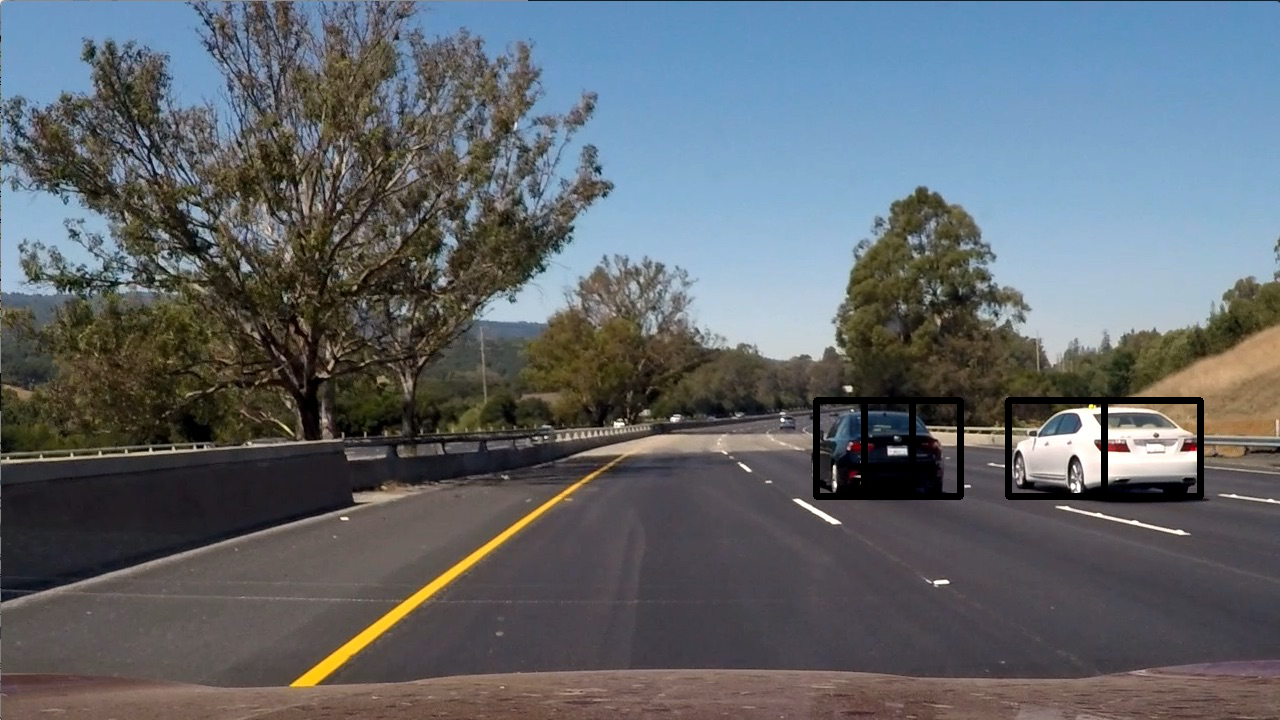
#> input picture output_images/processed_slide_multiple_windows.png, 1280 x 720 px, given as the content of the folder data/vehicles, which was not available
$ jupyter execute --allow-errors Vehicle-Detection.ipynb   (shell and % lines are left out)   (older library calls are emulated)   (text cells are left out)
#> lines starting #> are read from the running program, lines starting #| are printed output that depends on the picture; pictures that were not available may be replaced by others from this repository, and a replacement may not be noted
### features_classifier.py
import matplotlib.image as mpimg
import numpy as np
import cv2
from skimage.feature import hog


# Define a function to return HOG features and visualization
def get_hog_features(img, orient, pix_per_cell, cell_per_block,
                      vis=False, feature_vec=True):
    # Call with two outputs if vis==True
    if vis == True:
        features, hog_image = hog(img, orientations=orient,
                                  pixels_per_cell=(pix_per_cell, pix_per_cell),
                                  cells_per_block=(cell_per_block, cell_per_block),
                                  transform_sqrt=True,
                                  visualise=vis, feature_vector=feature_vec)
        return features, hog_image
    # Otherwise call with one output
    else:
        features = hog(img, orientations=orient,
                       pixels_per_cell=(pix_per_cell, pix_per_cell),
                       cells_per_block=(cell_per_block, cell_per_block),
                       transform_sqrt=True,
                       visualise=vis, feature_vector=feature_vec)
        return features


# Define a function to compute binned color features
def bin_spatial(img, size=(32, 32)):
    # Use cv2.resize().ravel() to create the feature vector
    features = cv2.resize(img, size).ravel()
    # Return the feature vector
    return features


# Define a function to compute color histogram features
# NEED TO CHANGE bins_range if reading .png files with mpimg!
def color_hist(img, nbins=32, bins_range=(0, 256)):
    # Compute the histogram of the color channels separately
    channel1_hist = np.histogram(img[:,:,0], bins=nbins, range=bins_range)
    channel2_hist = np.histogram(img[:,:,1], bins=nbins, range=bins_range)
    channel3_hist = np.histogram(img[:,:,2], bins=nbins, range=bins_range)
    # Concatenate the histograms into a single feature vector
    hist_features = np.concatenate((channel1_hist[0], channel2_hist[0], channel3_hist[0]))
    # Return the individual histograms, bin_centers and feature vector
    return hist_features


# Define a function to extract features from a list of images
# Have this function call bin_spatial() and color_hist()
def extract_features(image, color_space='RGB', spatial_size=(32, 32), hist_bins=32, orient=9,
                    pix_per_cell=8, cell_per_block=2, hog_channel=0, spatial_feat=True,
                    hist_feat=True, hog_feat=True, vis=False):
    # Create a list to append feature vectors to
    features = []
    if color_space != 'RGB':
        if color_space == 'HSV':
            feature_image = cv2.cvtColor(image, cv2.COLOR_RGB2HSV)
        elif color_space == 'LUV':
            feature_image = cv2.cvtColor(image, cv2.COLOR_RGB2LUV)
        elif color_space == 'HLS':
            feature_image = cv2.cvtColor(image, cv2.COLOR_RGB2HLS)
        elif color_space == 'YUV':
            feature_image = cv2.cvtColor(image, cv2.COLOR_RGB2YUV)
        elif color_space == 'YCrCb':
            feature_image = cv2.cvtColor(image, cv2.COLOR_RGB2YCrCb)
    else: feature_image = np.copy(image)

    if spatial_feat == True:
        spatial_features = bin_spatial(feature_image, size=spatial_size)
        features.append(spatial_features)
    if hist_feat == True:
        hist_features = color_hist(feature_image, nbins=hist_bins)
        features.append(hist_features)
    if hog_feat == True:
        if hog_channel == 'ALL':
            hog_features = []
            for channel in range(feature_image.shape[2]):
                hog_features.append(get_hog_features(feature_image[:,:,channel],
                                    orient, pix_per_cell, cell_per_block,
                                    vis=False, feature_vec=True))
            hog_features = np.ravel(hog_features)
        else:
            if vis:
                hog_features, hog_image = get_hog_features(feature_image[:,:,hog_channel], orient,
                    pix_per_cell, cell_per_block, vis=True, feature_vec=True)
            else:
                hog_features = get_hog_features(feature_image[:,:,hog_channel], orient,
                    pix_per_cell, cell_per_block, vis=False, feature_vec=True)

        features.append(hog_features)

    if vis:
        return np.concatenate(features), hog_image
    else:
        return np.concatenate(features)


# Define a function that takes an image,
# start and stop positions in both x and y,
# window size (x and y dimensions),
# and overlap fraction (for both x and y)
def slide_window(img, x_start_stop=[None, None], y_start_stop=[None, None],
                    xy_window=(64, 64), xy_overlap=(0.5, 0.5)):
    # If x and/or y start/stop positions not defined, set to image size
    if x_start_stop[0] == None:
        x_start_stop[0] = 0
    if x_start_stop[1] == None:
        x_start_stop[1] = img.shape[1]
    if y_start_stop[0] == None:
        y_start_stop[0] = 0
    if y_start_stop[1] == None:
        y_start_stop[1] = img.shape[0]
    # Compute the span of the region to be searched
    xspan = x_start_stop[1] - x_start_stop[0]
    yspan = y_start_stop[1] - y_start_stop[0]
    # Compute the number of pixels per step in x/y
    nx_pix_per_step = np.int(xy_window[0]*(1 - xy_overlap[0]))
    ny_pix_per_step = np.int(xy_window[1]*(1 - xy_overlap[1]))
    # Compute the number of windows in x/y
    nx_windows = np.int(xspan/nx_pix_per_step) - 1
    ny_windows = np.int(yspan/ny_pix_per_step) - 1
    # Initialize a list to append window positions to
    window_list = []
    # Loop through finding x and y window positions
    # Note: you could vectorize this step, but in practice
    # you'll be considering windows one by one with your
    # classifier, so looping makes sense
    for ys in range(ny_windows):
        for xs in range(nx_windows):
            # Calculate window position
            startx = xs*nx_pix_per_step + x_start_stop[0]
            endx = startx + xy_window[0]
            starty = ys*ny_pix_per_step + y_start_stop[0]
            endy = starty + xy_window[1]

            # Append window position to list
            window_list.append(((startx, starty), (endx, endy)))
    # Return the list of windows
    return window_list


def search_windows(img, windows, clf, scaler, color_space='RGB', spatial_size=(32, 32), hist_bins=32,
                   hist_range=(0, 256), orient=9, pix_per_cell=8, cell_per_block=2, hog_channel=0, spatial_feat=True,
                   hist_feat=True, hog_feat=True):

    on_windows = []
    for window in windows:
        test_img = cv2.resize(img[window[0][1]:window[1][1], window[0][0]:window[1][0]], (64, 64))
        features = extract_features(test_img, color_space=color_space, spatial_size=spatial_size,
                                    hist_bins=hist_bins, orient=orient, pix_per_cell=pix_per_cell,
                                    cell_per_block=cell_per_block, hog_channel=hog_channel,
                                    spatial_feat=spatial_feat, hist_feat=hist_feat, hog_feat=hog_feat, vis=False)

        test_features = scaler.transform(np.array(features).reshape(1, -1))
        prediction = clf.predict(test_features)
        if prediction == 1:
            on_windows.append(window)

    return on_windows

### Vehicle-Detection.ipynb
[cell 1]
import cv2
import glob
import os
import time
import numpy as np
import matplotlib.image as mpimg
import matplotlib.pyplot as plt
from matplotlib import pyplot

from moviepy.editor import VideoFileClip

from skimage.feature import hog
from sklearn.svm import LinearSVC
from sklearn.preprocessing import StandardScaler
from sklearn.model_selection import train_test_split
from scipy.ndimage.measurements import label

import features_classifier

[cell 2]
cars = []
notcars = []

[cell 3]
def get_images_from_folder(path):
    result = []
    image_names = os.listdir(path)

    for image_name in image_names:
        result.extend(glob.glob(path + "/" + image_name + "/*"))

    print (len(result))
    return result

[cell 4]
# [12 lines left out: function show_plot, not called in this run]

[cell 5]
# [5 lines left out: function draw_boxes, not called in this run]

[cell 6]
# [28 lines left out: function show_image_and_hog, not called in this run]

[cell 7]
cars = get_images_from_folder('data/vehicles')

[cell 8]
notcars = get_images_from_folder('data/non-vehicles')

#> (a cell that did not finish here is left out)

#> (a cell that did not finish here is left out)

[cell 11]
color_space = 'YCrCb' #RGB, HSV, LUV, HLS, YUV, YCrCb
orient = 9
pixels_per_cell = 8
cells_per_block = 2
hog_channel = "ALL" #0, 1, 2, "ALL"
spatial_size = (32, 32)
histogram_bins = 32
y_range = [400, 656]
spatial_features = True
hisogram_features = True
hog_features = True
svc = LinearSVC()
x_scaler = None
heatmap_threshold = 1.5
video_resolution = (720, 1280)
heatmaps_to_change_average = 15

[cell 12]
def train_model():
    start_time = time.time()
    samples = 1000
    random_indexes = np.random.randint(0, len(cars), samples)
    test_cars = cars# np.array(cars)[random_indexes]
    test_notcars = notcars #np.array(notcars)[random_indexes]

    test_car_features = []
    for test_car_fname in test_cars:
        image = mpimg.imread(test_car_fname)

        car_features = features_classifier.extract_features(image, color_space=color_space, spatial_size=spatial_size,
                                                            hist_bins=histogram_bins, orient=orient,
                                                            pix_per_cell=pixels_per_cell, cell_per_block=cells_per_block,
                                                            hog_channel=hog_channel, spatial_feat=spatial_features,
                                                            hist_feat=hisogram_features, hog_feat=hog_features, vis=False)
        test_car_features.append(car_features)


    test_notcar_features = []
    for test_notcar_fname in test_notcars:
        image = mpimg.imread(test_notcar_fname)

        notcar_features = features_classifier.extract_features(image, color_space=color_space, spatial_size=spatial_size,
                                                               hist_bins=histogram_bins, orient=orient,
                                                               pix_per_cell=pixels_per_cell, cell_per_block=cells_per_block,
                                                               hog_channel=hog_channel, spatial_feat=spatial_features,
                                                               hist_feat=hisogram_features, hog_feat=hog_features, vis=False)
        test_notcar_features.append(notcar_features)

    x = np.vstack((test_car_features, test_notcar_features)).astype(np.float64)
    global x_scaler
    x_scaler = StandardScaler().fit(x)
    scaled_x = x_scaler.transform(x)

    y = np.hstack((np.ones(len(test_car_features)), np.zeros(len(test_notcar_features))))

    random_state = np.random.randint(0, 100)
    #Split training and test sets
    x_train, x_test, y_train, y_test = train_test_split(scaled_x, y, test_size=0.1, random_state=random_state)

    svc.fit(x_train, y_train)

    print("TestAccuracy = {test_accuracy}".format(test_accuracy=round(svc.score(x_test, y_test), 4)))

    return x_scaler

#> (a cell that did not finish here is left out)

[cell 14]
def slide_multiple_windows(image):
    x_range = [None, None]
    xy_window = (96, 96)
    overlap = 0.5

    result_image = np.copy(image)
    windows = features_classifier.slide_window(image, x_start_stop=x_range, y_start_stop=y_range,
                                               xy_window=xy_window, xy_overlap=(overlap, overlap))

    hot_windows = features_classifier.search_windows(image, windows, svc, x_scaler, color_space=color_space,
                                                     spatial_size=spatial_size, hist_bins=histogram_bins, orient=orient,
                                                     pix_per_cell=pixels_per_cell, cell_per_block=cells_per_block,
                                                     hog_channel=hog_channel, spatial_feat=spatial_features,
                                                     hist_feat=hisogram_features, hog_feat=hog_features)

    image_with_windows = draw_boxes(result_image, hot_windows, thick=6)

    return image_with_windows

[cell 15]
def slide_multiple_windows_on_images(path):
#> called with path = 'test_images/*'
    image_paths = glob.glob(path)
    images = []
    titles = []
    for image_path in image_paths:
        image = mpimg.imread(image_path)
#> image is the input picture: shape (720, 1280, 4) float32; mean R, G, B, A 0.378, 0.4, 0.421, 1
        # jpg -> png
        image = image.astype(np.float32)/255
        image_with_windows = slide_multiple_windows(image)
#> in slide_multiple_windows, `windows = features_classifier.slide_window(image, x_start_stop=x_range..`: windows = 100 items
#> the loop in search_windows, `for window in windows:` made 1 pass
#> window on pass 1: ((0, 400), (96, 496))
#> pass 1, in search_windows, `test_img = cv2.resize(img[window[0][1]:window[1][1], window[0][0]:wind..`:
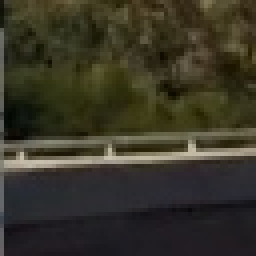
#> test_img: shape (64, 64, 4) float32 (shown 4 times larger); mean R, G, B, A 0.00087, 0.000823, 0.00061, 0.00392; drawn with min black and max white
#> after the loop in search_windows, `for window in windows:`: on_windows = []
        images.append(image_with_windows)
        titles.append('')

        write_name = './output_images/processed_slide_multiple_windows.png'
        pyplot.imsave(write_name, image_with_windows)

    fig = plt.figure(figsize=(12, 18))
    show_plot(images, titles, 5, 2)

#> (a cell that did not finish here is left out)

[cell 17]
def convert_RGB_color(image, convert):
    if convert == "RGB2YCrCb":
        return cv2.cvtColor(image, cv2.COLOR_RGB2YCrCb)
    if convert == "RGB2LUV":
        return cv2.cvtColor(image, cv2.COLOR_RGB2LUV)

    raise NotImplemented

[cell 18]
def convert_image(image):
    return image.astype(np.float32)/255

[cell 19]
def find_cars_on_image(image, scale):
#> called with scale = 1.5
    window = 64
    cells_per_step = 2

    result = np.copy(image)
    heatmap = np.zeros_like(image[:,:,0])
    box = None

    image = convert_image(image)

    cropped_image = image[y_range[0]:y_range[1],:,:]
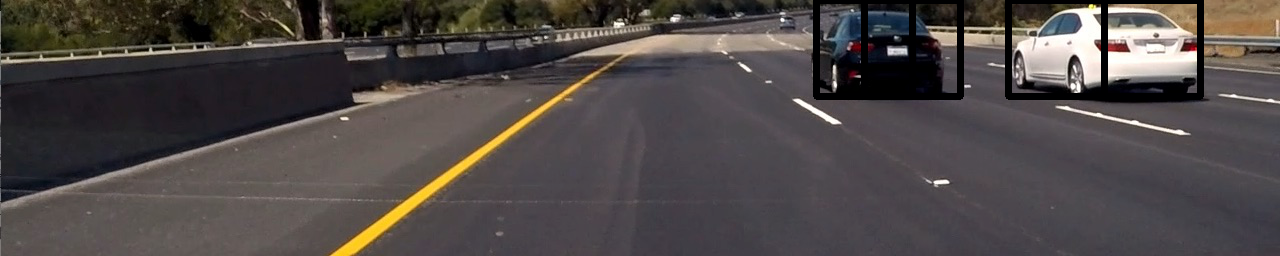
#> cropped_image: shape (256, 1280, 4) float32; mean of channels 0, 1, 2, 3 0.00122, 0.00112, 0.0011, 0.00392; drawn with min black and max white
    color_transformed_image = convert_RGB_color(cropped_image, "RGB2YCrCb")
#> in convert_RGB_color, `return cv2.cvtColor(image, cv2.COLOR_RGB2YCrCb)`: returned value: shape (256, 1280, 3) float32; mean of channels 0, 1, 2 0.00115, 0.5, 0.5

    if scale != 1:
        image_shape = color_transformed_image.shape
#> image_shape = (256, 1280, 3)
        color_transformed_image = cv2.resize(color_transformed_image,
                                             (np.int(image_shape[1]/scale), np.int(image_shape[0]/scale)))
#> color_transformed_image: shape (170, 853, 3) float32; mean of channels 0, 1, 2 0.00115, 0.5, 0.5

    channel_1 = color_transformed_image[:,:,0]
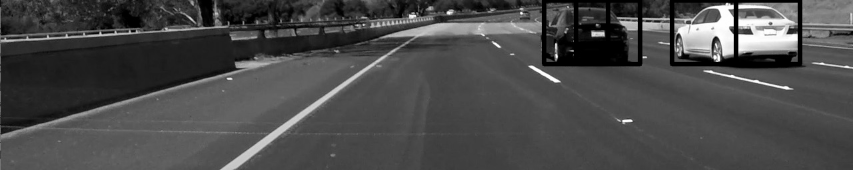
#> channel_1: shape (170, 853) float32; min 0, max 0.00392, mean 0.00115; drawn with min black and max white
    channel_2 = color_transformed_image[:,:,1]
    channel_3 = color_transformed_image[:,:,2]

    hog_x_blocks = (channel_1.shape[1] // pixels_per_cell) - 1
#> hog_x_blocks = 105
    hog_y_blocks = (channel_1.shape[0] // pixels_per_cell) - 1
#> hog_y_blocks = 20

    features_per_block = orient * cells_per_block**2
    blocks_per_window = (window // pixels_per_cell) - 1

    x_steps = (hog_x_blocks - blocks_per_window) // cells_per_step
#> x_steps = 49
    y_steps = (hog_y_blocks - blocks_per_window) // cells_per_step
#> y_steps = 6

    hog_channel_1 = features_classifier.get_hog_features(channel_1, orient, pix_per_cell=pixels_per_cell,
                                                         cell_per_block=cells_per_block, feature_vec=False)
    hog_channel_2 = features_classifier.get_hog_features(channel_2, orient, pix_per_cell=pixels_per_cell,
                                                         cell_per_block=cells_per_block, feature_vec=False)
    hog_channel_3 = features_classifier.get_hog_features(channel_3, orient, pix_per_cell=pixels_per_cell,
                                                         cell_per_block=cells_per_block, feature_vec=False)

    for x_step in range(x_steps):
        for y_step in range(y_steps):
            x_position = x_step * cells_per_step
            y_position = y_step * cells_per_step
            x_left = x_position * pixels_per_cell
            y_top = y_position * pixels_per_cell

            hog_features_channel_1 = hog_channel_1[y_position:y_position + blocks_per_window,
                                                   x_position:x_position + blocks_per_window].ravel()
            hog_features_channel_2 = hog_channel_2[y_position:y_position + blocks_per_window,
                                                   x_position:x_position + blocks_per_window].ravel()
            hog_features_channel_3 = hog_channel_3[y_position:y_position + blocks_per_window,
                                                   x_position:x_position + blocks_per_window].ravel()
            hog_features = np.hstack((hog_features_channel_1, hog_features_channel_2, hog_features_channel_3))

            image_region = cv2.resize(color_transformed_image[y_top:y_top + window, x_left:x_left + window], (64, 64))

            spatial_features = features_classifier.bin_spatial(image_region, size=spatial_size)
            histogram_features = features_classifier.color_hist(image_region, nbins=histogram_bins)

            features_stack = np.hstack((spatial_features, histogram_features, hog_features)).reshape(1, -1)

            test_features = x_scaler.transform(features_stack)
            test_prediction = svc.predict(test_features)

            if test_prediction == 1:
                x_box_left = np.int(x_left * scale)
                y_top_draw = np.int(y_top * scale)
                window_draw = np.int(window * scale)
                cv2.rectangle(result, (x_box_left, y_top_draw + y_range[0]),
                              (x_box_left + window_draw, y_top_draw + window_draw + y_range[0]), (255, 0, 0), 3)
                box = ((x_box_left, y_top_draw + y_range[0]), (x_box_left + window_draw, y_top_draw + window_draw + y_range[0]))
                heatmap[y_top_draw + y_range[0]:y_top_draw + window_draw + y_range[0], x_box_left:x_box_left + window_draw] += 1
#> heatmap: shape (720, 1280) float32; every value is 0
#> image_region: shape (64, 64, 3) float32; mean of channels 0, 1, 2 0.000812, 0.5, 0.5

    return result, heatmap, box

[cell 20]
def apply_threshold(heatmap, threshold):
    heatmap[heatmap <= threshold] = 0
    return heatmap

[cell 21]
# [11 lines left out: function draw_labeled_boxes, not called in this run]

[cell 22]
def find_cars_on_images(path):
    result_images = []
    result_titles = []
    scale = 1.5

    image_paths = glob.glob(path)
    for image_path in image_paths:
        image = mpimg.imread(image_path)

        processed_image, heatmap, box = find_cars_on_image(image, scale)
        labels = label(heatmap)

        result_image = draw_labeled_boxes(np.copy(image), labels)

        result_images.append(result_image)
        result_images.append(heatmap)

        result_titles.append(image_path)
        result_titles.append("Heatmap " + image_path)

        write_name = './output_images/processed_' + image_path[-9:-4] + '.png'
        pyplot.imsave(write_name, processed_image)

        write_name = './output_images/processed_' + image_path[-9:-4] + '_heatmap.png'
        pyplot.imsave(write_name, heatmap)

    fig = plt.figure(figsize=(12, 36))
    show_plot(result_images, result_titles, 10, 2)

#> (a cell that did not finish here is left out)

[cell 24]
# [20 lines left out: function process_video_image, not called in this run]

[cell 25]
def process_video(input_path, output_path):
    clip = VideoFileClip(input_path)
    output_clip = clip.fl_image(process_video_image)
    output_clip.write_videofile(output_path, audio=False)

[cell 26]
heatmap_sum = np.zeros(video_resolution).astype(np.float64)
process_video("test_video.mp4", "test_video_processed.mp4")
#> (the call stopped at in process_video, `clip = VideoFileClip(input_path)`: moviepy is not available in this run)

[cell 27]
heatmap_sum = np.zeros(video_resolution).astype(np.float64)
process_video("project_video.mp4", "project_video_processed.mp4")
#> (the call stopped at in process_video, `clip = VideoFileClip(input_path)`: moviepy is not available in this run)
